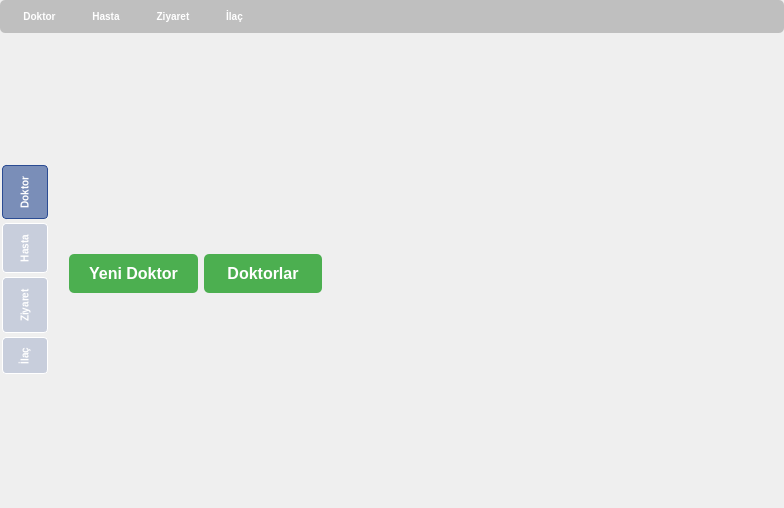
<?xml version="1.0" encoding="UTF-8"?>
<ui version="4.0">
 <class>anapencere</class>
 <widget class="QMainWindow" name="anapencere">
  <property name="geometry">
   <rect>
    <x>0</x>
    <y>0</y>
    <width>784</width>
    <height>508</height>
   </rect>
  </property>
  <property name="windowTitle">
   <string>MainWindow</string>
  </property>
  <property name="styleSheet">
   <string notr="true">/* Hastane Teması QSS */
QMainWindow#anapencere{
	border-image: url(:/new/background/main-background)
}
QWidget {
    font-family: Arial, sans-serif;
    color: #333; /* Metin rengi */
    border-radius: 5px;
    padding: 10px;
}

QPushButton {
    background-color: #4CAF50; /* Yeşil buton */
    color: white;
    border-radius: 5px;
    padding: 10px 20px;
    font-size: 16px;
    border: none;
}

QPushButton:hover {
    background-color: #45a049; /* Hover durumunda daha koyu yeşil */
}

QPushButton:pressed {
    background-color: #388e3c; /* Tıklanma sonrası yeşil */
}

QLineEdit {
    background-color: #ffffff;
    border: 1px solid #ccc;
    padding: 8px;
    border-radius: 5px;
    font-size: 14px;
}

QLineEdit:focus {
    border-color: #4CAF50; /* Odaklandığında yeşil sınır */
}

QLabel {
    font-size: 18px;
    color: #333;
    margin-bottom: 5px;
}

QComboBox {
    background-color: #ffffff;
    border: 1px solid #ccc;
    border-radius: 5px;
    padding: 5px;
    font-size: 14px;
}

QComboBox:hover {
    border-color: #4CAF50; /* Hoverda yeşil sınır */
}

QTabWidget {
    background-color: rgba(0, 0, 0, 0); /* Şeffaf arka plan */
    border: none;
}

QTabWidget::pane {
    background-color: transparent;
    border: none;
}
/* Sekme çubuğu */
QTabBar::tab {
	background-color: rgba(43, 76, 147,0.2);
    color: white;
    font-family: &quot;Arial Black&quot;;
    font-size: 10px;
    font-weight: bold;
    padding: 8px 15px;
    border: 1px solid white;
    border-radius: 4px;
    margin: 2px;
}

/* Seçili sekme */
QTabBar::tab:selected {
    background-color: rgba(43, 76, 147,0.6);
    color: white;
    border: 1px solid rgb(43, 76, 147);
}

/* Hover (fareyle üzerine gelindiğinde) */
QTabBar::tab:hover {
    background-color: rgba(29, 132, 132,0.6);
    color: white;
    border: 1px solid rgba(29, 132, 132,0.6);
}

QScrollBar:horizontal, QScrollBar:vertical {
    background: #f0f8ff;
    border: 1px solid #ccc;
    border-radius: 5px;
    height: 8px;
    width: 8px;
}

QScrollBar::handle:horizontal, QScrollBar::handle:vertical {
    background: #4CAF50;
    border-radius: 5px;
}

QScrollBar::handle:horizontal:hover, QScrollBar::handle:vertical:hover {
    background: #388e3c;
}
/* Menü çubuğu arka plan rengi ve sınırları */
QMenuBar {
    background-color:rgba(0, 0, 0, 0.2); 
    color: white; /* Yazı rengi beyaz */
	font-family: &quot;Arial Black&quot;;
    font-size: 10px; /* Font boyutu */
    font-weight: bold;
    border: 1px; /* Kenarlık yok */
    padding: 2px;
}

/* Menü öğeleri */
QMenuBar::item {
    background-color: transparent; /* Arka planı şeffaf */
    color: white; /* Yazı rengi beyaz */
    padding: 8px 15px; /* İç boşluk */
}

/* Menü öğeleri üzerine gelindiğinde renk değişimi */
QMenuBar::item:selected {
    background-color: rgba(43, 76, 147,0.6);
    color: white;
}

/* Menü öğeleri üzerine gelindiğinde fareyle etkileşim */
QMenuBar::item:hover {
    background-color: rgba(29, 132, 132,0.6);
    color: white;
    border: 1px solid rgba(29, 132, 132,0.6);
}

/* Menü arka planı */
QMenu {
    background-color:rgba(21, 24, 62, 0.4);  /* Koyu gri arka plan */
    border: 1px solid #555; /* Gri kenarlık */
    color: white; /* Menü öğesi yazı rengi beyaz */
    padding: 5px;
}

/* Menü öğelerinin üzerine gelindiğinde değişiklik */
QMenu::item {
    padding: 8px 15px; /* Menü öğesi iç boşluğu */
    background-color: transparent; /* Arka planı şeffaf */
}

QMenu::item:selected {
    background-color: rgba(43, 76, 147,0.6);
    color: white;
}

/* Menü öğeleri üzerine gelindiğinde */
QMenu::item:hover {
    background-color: rgba(29, 132, 132,0.6);
    color: white;
    border: 1px solid rgba(29, 132, 132,0.6);
}
</string>
  </property>
  <widget class="QWidget" name="centralwidget">
   <widget class="QTabWidget" name="tabWidget">
    <property name="enabled">
     <bool>true</bool>
    </property>
    <property name="geometry">
     <rect>
      <x>0</x>
      <y>130</y>
      <width>341</width>
      <height>221</height>
     </rect>
    </property>
    <property name="font">
     <font>
      <family>Arial</family>
      <italic>false</italic>
      <underline>false</underline>
      <strikeout>false</strikeout>
      <stylestrategy>PreferAntialias</stylestrategy>
      <kerning>true</kerning>
      <fontweight>ExtraBold</fontweight>
     </font>
    </property>
    <property name="cursor">
     <cursorShape>PointingHandCursor</cursorShape>
    </property>
    <property name="styleSheet">
     <string notr="true"/>
    </property>
    <property name="tabPosition">
     <enum>QTabWidget::TabPosition::West</enum>
    </property>
    <property name="tabShape">
     <enum>QTabWidget::TabShape::Rounded</enum>
    </property>
    <property name="currentIndex">
     <number>0</number>
    </property>
    <widget class="QWidget" name="tab">
     <property name="font">
      <font>
       <family>Arial</family>
       <bold>false</bold>
      </font>
     </property>
     <attribute name="title">
      <string>Doktor</string>
     </attribute>
     <layout class="QGridLayout" name="gridLayout">
      <item row="0" column="0">
       <widget class="QPushButton" name="Buttonnewdok">
        <property name="font">
         <font>
          <family>Arial</family>
          <pointsize>-1</pointsize>
          <bold>true</bold>
         </font>
        </property>
        <property name="text">
         <string>Yeni Doktor</string>
        </property>
       </widget>
      </item>
      <item row="0" column="1">
       <widget class="QPushButton" name="Buttondoktorlist">
        <property name="font">
         <font>
          <family>Arial</family>
          <pointsize>-1</pointsize>
          <bold>true</bold>
         </font>
        </property>
        <property name="text">
         <string>Doktorlar</string>
        </property>
       </widget>
      </item>
     </layout>
    </widget>
    <widget class="QWidget" name="tab_2">
     <attribute name="title">
      <string>Hasta</string>
     </attribute>
     <layout class="QGridLayout" name="gridLayout_2">
      <item row="0" column="0">
       <widget class="QPushButton" name="Buttonnewhasta">
        <property name="font">
         <font>
          <family>Arial</family>
          <pointsize>-1</pointsize>
          <bold>true</bold>
         </font>
        </property>
        <property name="text">
         <string>Yeni Hasta</string>
        </property>
       </widget>
      </item>
      <item row="0" column="1">
       <widget class="QPushButton" name="Buttonhastalist">
        <property name="font">
         <font>
          <family>Arial</family>
          <pointsize>-1</pointsize>
          <bold>true</bold>
         </font>
        </property>
        <property name="text">
         <string>Hastalar</string>
        </property>
       </widget>
      </item>
     </layout>
    </widget>
    <widget class="QWidget" name="tab_3">
     <attribute name="title">
      <string>Ziyaret</string>
     </attribute>
     <layout class="QGridLayout" name="gridLayout_4">
      <item row="0" column="0">
       <widget class="QPushButton" name="Buttonnewziyaret">
        <property name="font">
         <font>
          <family>Arial</family>
          <pointsize>-1</pointsize>
          <bold>true</bold>
         </font>
        </property>
        <property name="text">
         <string>Yeni Ziyaret</string>
        </property>
       </widget>
      </item>
      <item row="0" column="1">
       <widget class="QPushButton" name="Buttonziyaretlist">
        <property name="font">
         <font>
          <family>Arial</family>
          <pointsize>-1</pointsize>
          <bold>true</bold>
         </font>
        </property>
        <property name="text">
         <string>Ziyaretler</string>
        </property>
       </widget>
      </item>
     </layout>
    </widget>
    <widget class="QWidget" name="tab_4">
     <attribute name="title">
      <string>İlaç</string>
     </attribute>
     <layout class="QGridLayout" name="gridLayout_5">
      <item row="0" column="0">
       <widget class="QPushButton" name="Buttonnewilac">
        <property name="font">
         <font>
          <family>Arial</family>
          <pointsize>-1</pointsize>
          <bold>true</bold>
         </font>
        </property>
        <property name="text">
         <string>Yeni İlaç</string>
        </property>
       </widget>
      </item>
      <item row="0" column="1">
       <widget class="QPushButton" name="Buttonilaclist">
        <property name="font">
         <font>
          <family>Arial</family>
          <pointsize>-1</pointsize>
          <bold>true</bold>
         </font>
        </property>
        <property name="text">
         <string>İlaçlar</string>
        </property>
       </widget>
      </item>
     </layout>
    </widget>
   </widget>
  </widget>
  <widget class="QMenuBar" name="menuBar">
   <property name="geometry">
    <rect>
     <x>0</x>
     <y>0</y>
     <width>784</width>
     <height>34</height>
    </rect>
   </property>
   <widget class="QMenu" name="menuDoktor">
    <property name="title">
     <string>Doktor</string>
    </property>
    <addaction name="actionEkle"/>
    <addaction name="actionDoktorlar"/>
   </widget>
   <widget class="QMenu" name="menuHasta">
    <property name="title">
     <string>Hasta</string>
    </property>
    <addaction name="actionHasta_Ekle"/>
    <addaction name="actionHastalar"/>
   </widget>
   <widget class="QMenu" name="menuZiyaret">
    <property name="title">
     <string>Ziyaret</string>
    </property>
    <addaction name="actionYeni_Ziyaret"/>
    <addaction name="actionZiyaretler"/>
   </widget>
   <widget class="QMenu" name="menu_la">
    <property name="title">
     <string>İlaç</string>
    </property>
    <addaction name="actionYeni_lac"/>
    <addaction name="action_la_lar"/>
   </widget>
   <addaction name="menuDoktor"/>
   <addaction name="menuHasta"/>
   <addaction name="menuZiyaret"/>
   <addaction name="menu_la"/>
  </widget>
  <action name="actionEkle">
   <property name="text">
    <string>Yeni Doktor</string>
   </property>
  </action>
  <action name="actionDoktorlar">
   <property name="text">
    <string>Doktorlar</string>
   </property>
  </action>
  <action name="actionHasta_Ekle">
   <property name="text">
    <string>Yeni Hasta</string>
   </property>
  </action>
  <action name="actionHastalar">
   <property name="text">
    <string>Hastalar</string>
   </property>
  </action>
  <action name="actionZiyaretler">
   <property name="text">
    <string>Ziyaretler</string>
   </property>
  </action>
  <action name="actionYeni_Ziyaret">
   <property name="text">
    <string>Yeni Ziyaret</string>
   </property>
  </action>
  <action name="actionYeni_lac">
   <property name="text">
    <string>Yeni İlaç</string>
   </property>
  </action>
  <action name="action_la_lar">
   <property name="text">
    <string>İlaçlar</string>
   </property>
  </action>
 </widget>
 <resources/>
 <connections/>
</ui>
